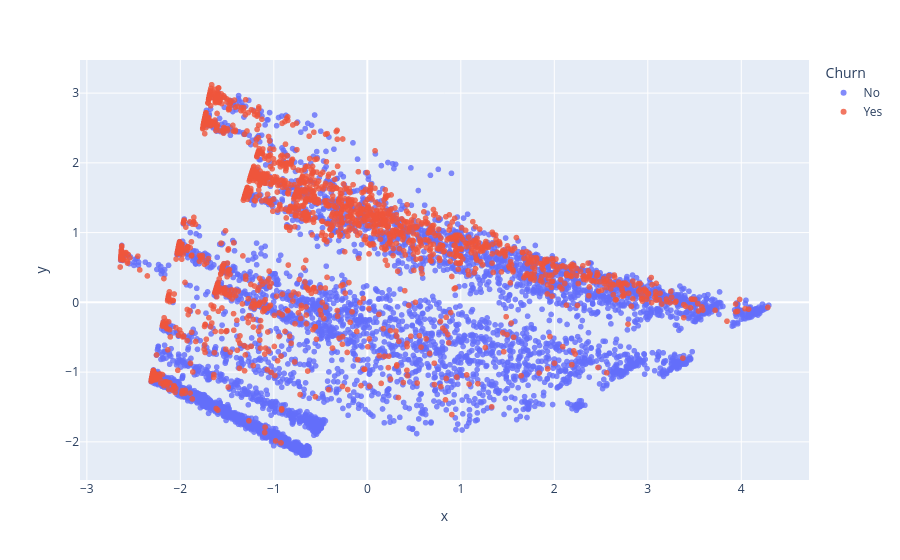

Source (notebook cell):
### Code cell
import plotly.express as px
from sklearn.decomposition import PCA

X_scaled = StandardScaler().fit_transform(df[numeric_features])
X_pca = PCA(n_components=2).fit_transform(X_scaled)

fig = px.scatter(df, x=X_pca[:, 0], y=X_pca[:, 1], color="Churn", opacity=0.8)
fig.show()

### Figure 1 — Plotly figure (JSON) as saved in the notebook; plotly's stock layout.template omitted (floating-point values rounded to 4 significant figures; data arrays with more than 128 entries replaced by an {"elided": "..."} marker saying what was removed)
{"data": [{"hovertemplate": "Churn=No<br>x=%{x}<br>y=%{y}<extra></extra>", "legendgroup": "No", "marker": {"color": "#636efa", "opacity": 0.8, "symbol": "circle"}, "mode": "markers", "name": "No", "showlegend": true, "type": "scattergl", "x": {"elided": "5174 float values"}, "xaxis": "x", "y": {"elided": "5174 float values"}, "yaxis": "y"}, {"hovertemplate": "Churn=Yes<br>x=%{x}<br>y=%{y}<extra></extra>", "legendgroup": "Yes", "marker": {"color": "#EF553B", "opacity": 0.8, "symbol": "circle"}, "mode": "markers", "name": "Yes", "showlegend": true, "type": "scattergl", "x": {"elided": "1869 float values"}, "xaxis": "x", "y": {"elided": "1869 float values"}, "yaxis": "y"}], "layout": {"legend": {"title": {"text": "Churn"}, "tracegroupgap": 0}, "margin": {"t": 60}, "xaxis": {"anchor": "y", "domain": [0, 1], "title": {"text": "x"}}, "yaxis": {"anchor": "x", "domain": [0, 1], "title": {"text": "y"}}}}
